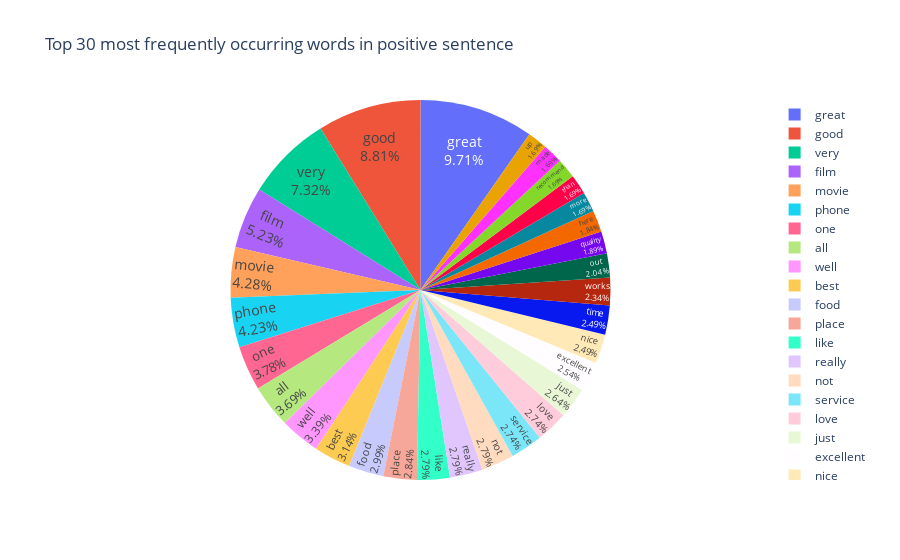

Here is the notebook cell this chart was saved with:
### Markdown cell above
Plot two pie charts using top 30 most frequently occurring words in positive and negative sentences.

### Code cell
# Plot pie chart using top 30 Frequent Words in Positive Sentence
df_pie_p = pd.DataFrame( data = { 'name': count_vect_p.get_feature_names_out()[idx_list_p[:]],
                                  'freq': term_frequencies_p[idx_list_p[:]] } )

df_pie_p = df_pie_p[~df_pie_p['name'].isin(useless_word)]

fig = px.pie(df_pie_p[0:30], values='freq', names='name',
             title='Top 30 most frequently occurring words in positive sentence')
fig.update_traces(textposition='inside', textfont_size=14, textinfo='percent+label')
fig.show()

### Figure 1 — Plotly figure (JSON) as saved in the notebook; plotly's stock layout.template omitted (floating-point values rounded to 4 significant figures)
{"data": [{"domain": {"x": [0, 1], "y": [0, 1]}, "hovertemplate": "name=%{label}<br>freq=%{value}<extra></extra>", "labels": ["great", "good", "very", "film", "movie", "phone", "one", "all", "well", "best", "food", "place", "like", "really", "not", "service", "love", "just", "excellent", "nice", "time", "works", "out", "quality", "here", "more", "than", "recommend", "made", "up"], "legendgroup": "", "name": "", "showlegend": true, "textfont": {"size": 14}, "textinfo": "percent+label", "textposition": "inside", "type": "pie", "values": [195, 177, 147, 105, 86, 85, 76, 74, 68, 63, 60, 57, 56, 56, 56, 55, 55, 53, 51, 50, 50, 47, 41, 38, 37, 34, 34, 34, 34, 34]}], "layout": {"legend": {"tracegroupgap": 0}, "title": {"text": "Top 30 most frequently occurring words in positive sentence"}}}
